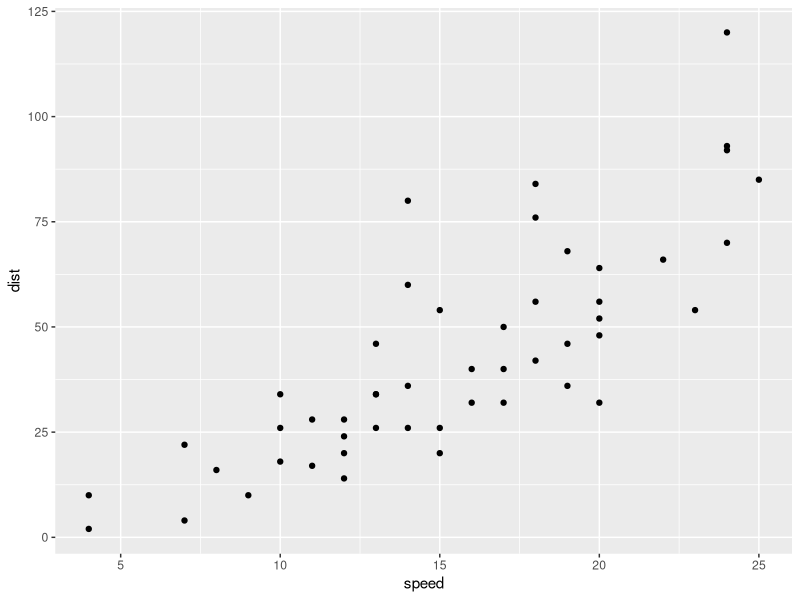
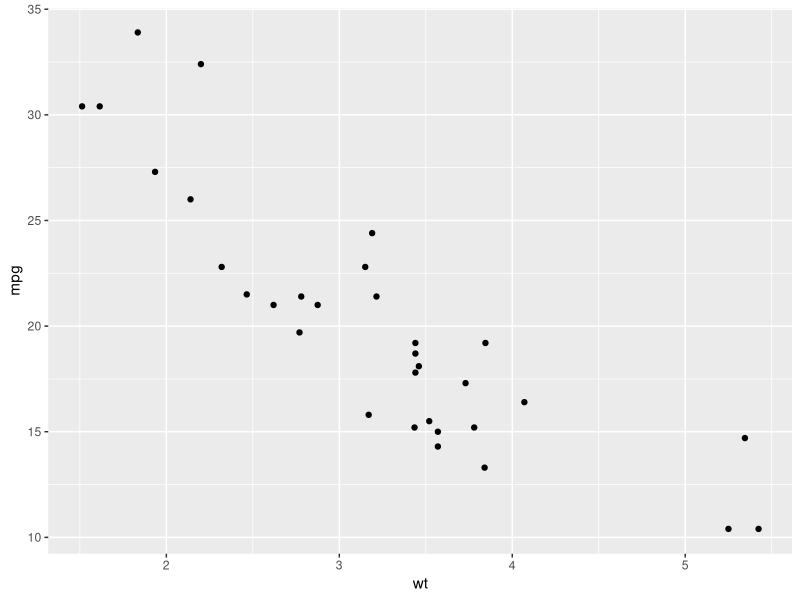
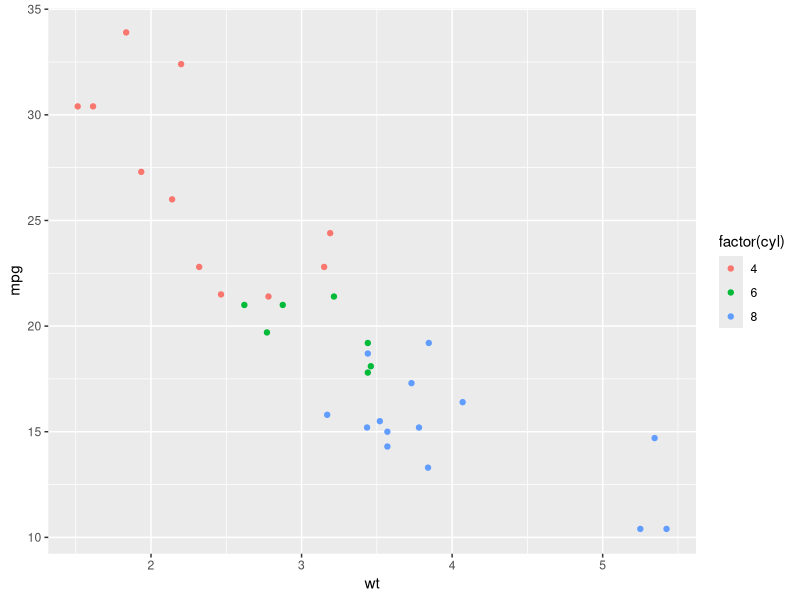
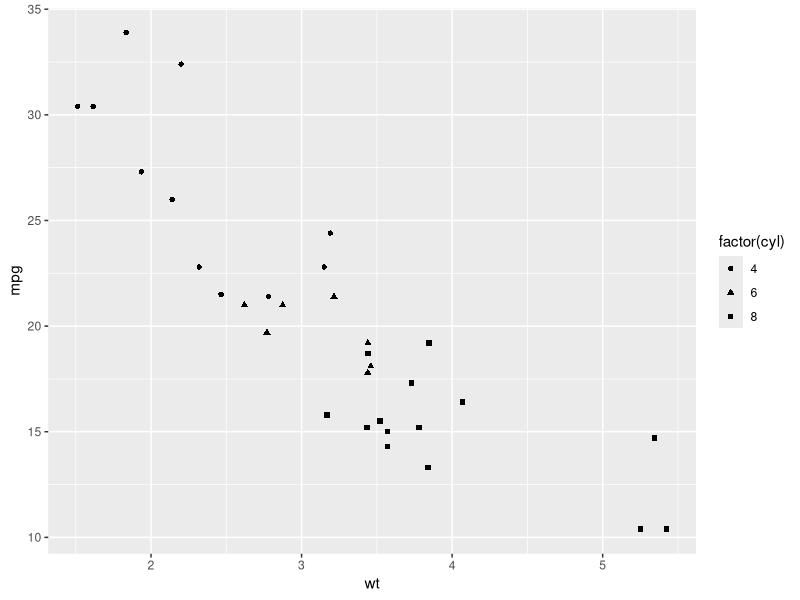
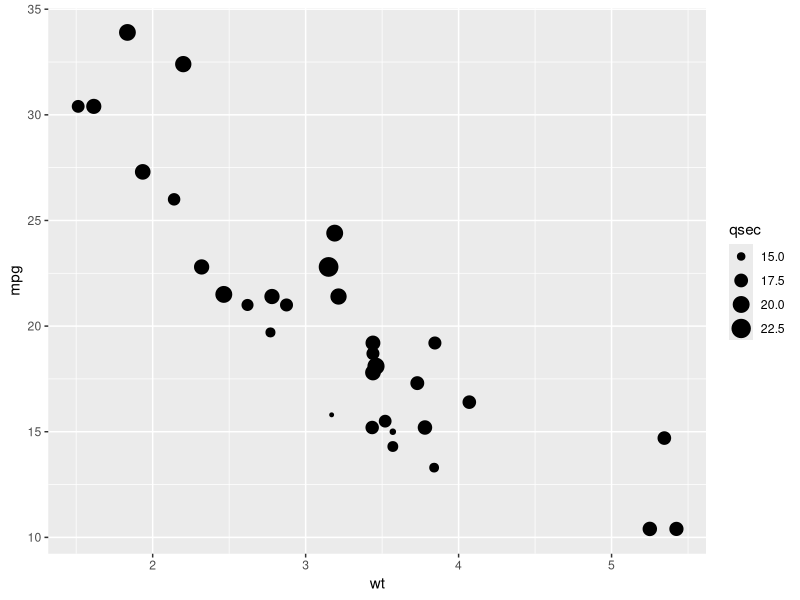
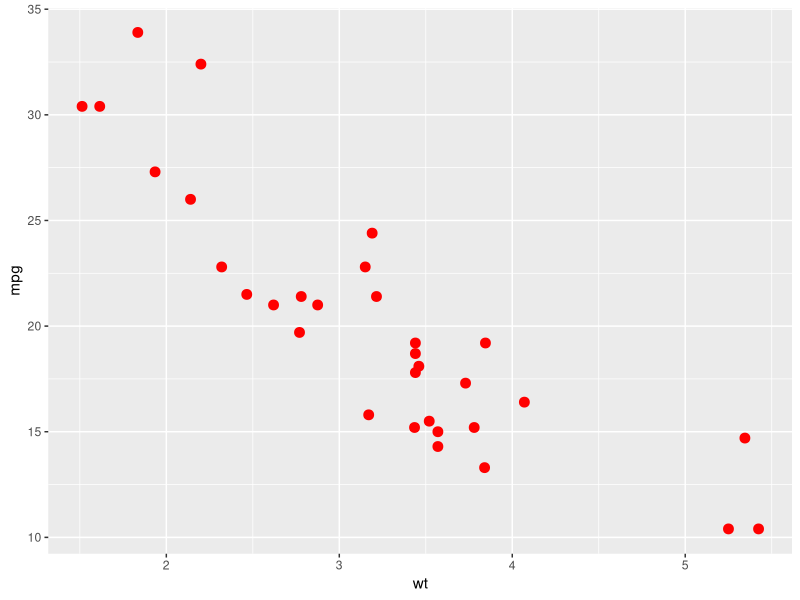
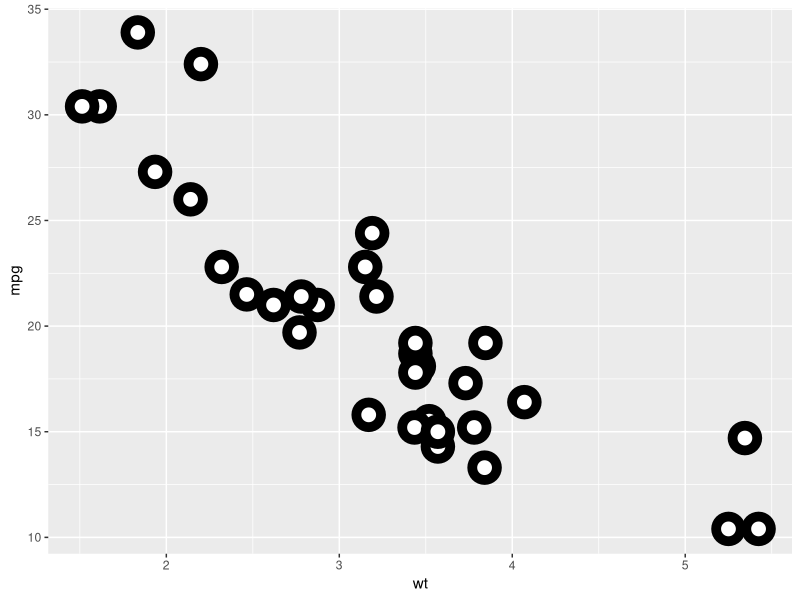

Here is the R script that generated these plots, in order:
# Activity 01_01: setting up and testing ggplot2

# install.packages('ggplot2')

library(ggplot2)
ggplot(cars) + geom_point(aes(x = speed, y = dist))

# for more examples, run this:
example(geom_point)
